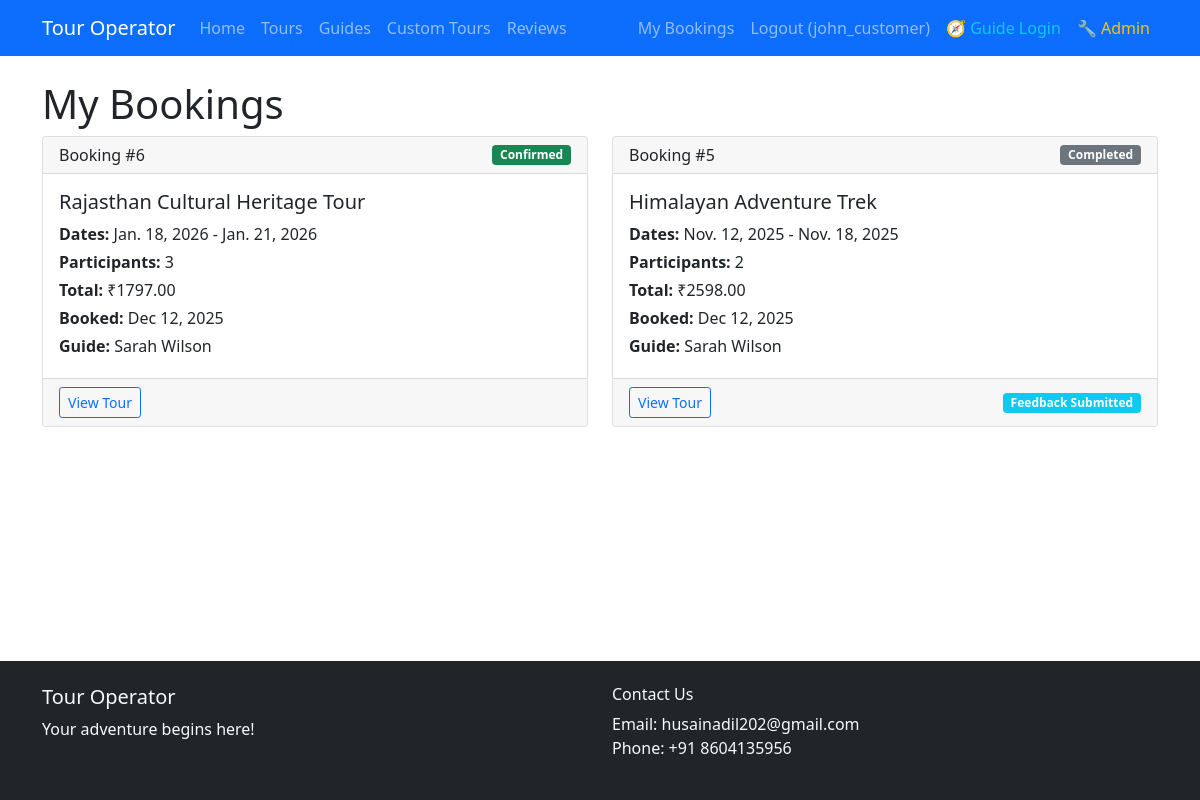
Screenshot of /bookings/my-bookings/ (signed in) with the database file from the repository.
### bookings/models.py (models this page shows, shortened)
class Booking(models.Model):
    STATUS_CHOICES = [
        ('pending', 'Pending'),
        ('confirmed', 'Confirmed'),
        ('cancelled', 'Cancelled'),
        ('completed', 'Completed'),
    ]
    customer = models.ForeignKey(Customer, on_delete=models.CASCADE)
    tour_date = models.ForeignKey(TourDate, on_delete=models.CASCADE)
    guide = models.ForeignKey(Guide, on_delete=models.SET_NULL, null=True, blank=True)
    participants = models.IntegerField()
    total_price = models.DecimalField(max_digits=10, decimal_places=2)
    status = models.CharField(max_length=20, choices=STATUS_CHOICES, default='pending')
    special_requests = models.TextField(blank=True)
    booking_date = models.DateTimeField(auto_now_add=True)
    payment_status = models.BooleanField(default=False)

### tours/models.py (models this page shows, shortened)
class TourDate(models.Model):
    tour_package = models.ForeignKey(TourPackage, on_delete=models.CASCADE, related_name='tour_dates')
    start_date = models.DateField()
    end_date = models.DateField()
    available_spots = models.IntegerField()
    is_available = models.BooleanField(default=True)

class TourPackage(models.Model):
    DIFFICULTY_CHOICES = [
        ('easy', 'Easy'),
        ('moderate', 'Moderate'),
        ('difficult', 'Difficult'),
    ]
    name = models.CharField(max_length=200)
    description = models.TextField()
    duration = models.IntegerField(help_text="Duration in days")
    price = models.DecimalField(max_digits=10, decimal_places=2)
    max_participants = models.IntegerField()
    difficulty = models.CharField(max_length=20, choices=DIFFICULTY_CHOICES)
    location = models.CharField(max_length=200)
    included_services = models.TextField()
    excluded_services = models.TextField()
    itinerary = models.TextField()
    is_active = models.BooleanField(default=True)
    created_at = models.DateTimeField(auto_now_add=True)
    updated_at = models.DateTimeField(auto_now=True)

### guides/models.py (models this page shows)
class Guide(models.Model):
    user = models.OneToOneField(User, on_delete=models.CASCADE)
    phone = models.CharField(max_length=15)
    experience_years = models.IntegerField()
    languages = models.CharField(max_length=200, help_text="Comma-separated languages")
    specializations = models.CharField(max_length=300, help_text="Areas of expertise")
    bio = models.TextField()
    is_available = models.BooleanField(default=True)
    rating = models.DecimalField(max_digits=3, decimal_places=2, default=0.00)
    created_at = models.DateTimeField(auto_now_add=True)
    def __str__(self):
        return f"{self.user.first_name} {self.user.last_name}"

### bookings/views.py (the view)
# urls.py: path('my-bookings/', views.my_bookings, name='my_bookings'),
@login_required
def my_bookings(request):
    try:
        customer = Customer.objects.get(user=request.user)
        bookings = Booking.objects.filter(customer=customer).order_by('-booking_date')
    except Customer.DoesNotExist:
        bookings = []
    return render(request, 'bookings/my_bookings.html', {'bookings': bookings})

### bookings/templatetags/feedback_tags.py (called while the page is built)
@register.filter
def has_feedback(booking):
    try:
        return TourFeedback.objects.filter(booking=booking).exists()
    except:
        return False

### templates/bookings/my_bookings.html (shortened to what this page needs)
{% extends 'base.html' %}
{% block content %}
<h1>My Bookings</h1>
{% if bookings %}
    <div class="row">
        {% for booking in bookings %}
            <div class="col-md-6 mb-4">
                <div class="card">
                    <div class="card-header d-flex justify-content-between align-items-center">
                        <h6 class="mb-0">Booking #{{ booking.id }}</h6>
                        <span class="badge bg-{% if booking.status == 'confirmed' %}success{% elif booking.status == 'pending' %}warning{% elif booking.status == 'cancelled' %}danger{% else %}secondary{% endif %}">
                            {{ booking.get_status_display }}
                        </span>
                    </div>
                    <div class="card-body">
                        <h5 class="card-title">{{ booking.tour_date.tour_package.name }}</h5>
                        <div class="booking-details">
                            <p class="mb-1"><strong>Dates:</strong> {{ booking.tour_date.start_date }} - {{ booking.tour_date.end_date }}</p>
                            <p class="mb-1"><strong>Participants:</strong> {{ booking.participants }}</p>
                            <p class="mb-1"><strong>Total:</strong> ₹{{ booking.total_price }}</p>
                            <p class="mb-1"><strong>Booked:</strong> {{ booking.booking_date|date:"M d, Y" }}</p>
                            {% if booking.guide %}
                                <p class="mb-1"><strong>Guide:</strong> {{ booking.guide }}</p>
                            {% endif %}
                        </div>
                    </div>
                    <div class="card-footer">
                        <div class="d-flex justify-content-between align-items-center">
                            <a href="{% url 'tour_detail' booking.tour_date.tour_package.id %}" class="btn btn-sm btn-outline-primary">View Tour</a>
                            {% if booking.status == 'completed' %}
                                {% load feedback_tags %}
                                {% if not booking|has_feedback %}
                                    <a href="{% url 'submit_feedback' booking.id %}" class="btn btn-sm btn-success">Leave Feedback</a>
                                {% else %}
                                    <span class="badge bg-info">Feedback Submitted</span>
                                {% endif %}
                            {% endif %}
                        </div>
                    </div>
                </div>
            </div>
        {% endfor %}
    </div>
{% else %}
    <div class="alert alert-info">
        <h4>No bookings yet</h4>
        <p>You haven't made any bookings yet. Explore our tours and start your adventure!</p>
        <a href="{% url 'tour_list' %}" class="btn btn-primary">Browse Tours</a>
    </div>
{% endif %}
{% endblock %}

### templates/base.html (shortened to what this page needs)
<!DOCTYPE html>
<html lang="en">
<head>
    <link href="https://cdn.jsdelivr.net/npm/bootstrap@5.1.3/dist/css/bootstrap.min.css" rel="stylesheet">
</head>
<body class="d-flex flex-column min-vh-100">
    <nav class="navbar navbar-expand-lg navbar-dark bg-primary">
        <div class="container">
            <a class="navbar-brand" href="{% url 'home' %}">Tour Operator</a>
            <div class="collapse navbar-collapse" id="navbarNav">
                <ul class="navbar-nav me-auto">
                    <li class="nav-item">
                        <a class="nav-link" href="{% url 'home' %}">Home</a>
                    </li>
                    <li class="nav-item">
                        <a class="nav-link" href="{% url 'tour_list' %}">Tours</a>
                    </li>
                    <li class="nav-item">
                        <a class="nav-link" href="{% url 'guide_list' %}">Guides</a>
                    </li>
                    <li class="nav-item">
                        <a class="nav-link" href="{% url 'custom_tour_request' %}">Custom Tours</a>
                    </li>
                    <li class="nav-item">
                        <a class="nav-link" href="{% url 'feedback_list' %}">Reviews</a>
                    </li>
                </ul>
                <ul class="navbar-nav">
                    {% if user.is_authenticated %}
                        <li class="nav-item">
                            <a class="nav-link" href="{% url 'my_bookings' %}">My Bookings</a>
                        </li>
                        <li class="nav-item">
                            <a class="nav-link" href="{% url 'logout' %}">Logout ({{ user.username }})</a>
                        </li>
                    {% endif %}
                    <li class="nav-item">
                        <a class="nav-link text-info" href="{% url 'guide_login' %}">🧭 Guide Login</a>
                    </li>
                    <li class="nav-item">
                        <a class="nav-link text-warning" href="{% url 'admin_login' %}">🔧 Admin</a>
                    </li>
                </ul>
            </div>
        </div>
    </nav>
    <main class="container mt-4 flex-grow-1">
        {% block content %}
        {% endblock %}
    </main>
    <footer class="bg-dark text-light mt-5 py-4">
        <div class="container">
            <div class="row">
                <div class="col-md-6">
                    <h5>Tour Operator</h5>
                    <p>Your adventure begins here!</p>
                </div>
                <div class="col-md-6">
                    <h6>Contact Us</h6>
                    <p>Email: husainadil202@gmail.com<br>
                    Phone: +91 8604135956</p>
                </div>
            </div>
        </div>
    </footer>
</body>
</html>

### rows the page displays
Booking: id "6", status "Confirmed", tour_date.tour_package.name "Rajasthan Cultural Heritage Tour", tour_date.start_date "Jan. 18, 2026", tour_date.end_date "Jan. 21, 2026", participants "3", total_price "1797.00", booking_date "Dec 12, 2025", guide "Sarah Wilson"
Booking: id "5", status "Completed", tour_date.tour_package.name "Himalayan Adventure Trek", tour_date.start_date "Nov. 12, 2025", tour_date.end_date "Nov. 18, 2025", participants "2", total_price "2598.00", booking_date "Dec 12, 2025", guide "Sarah Wilson", shows "Feedback Submitted"

### other values shown
{{ user.username }} "john_customer"
